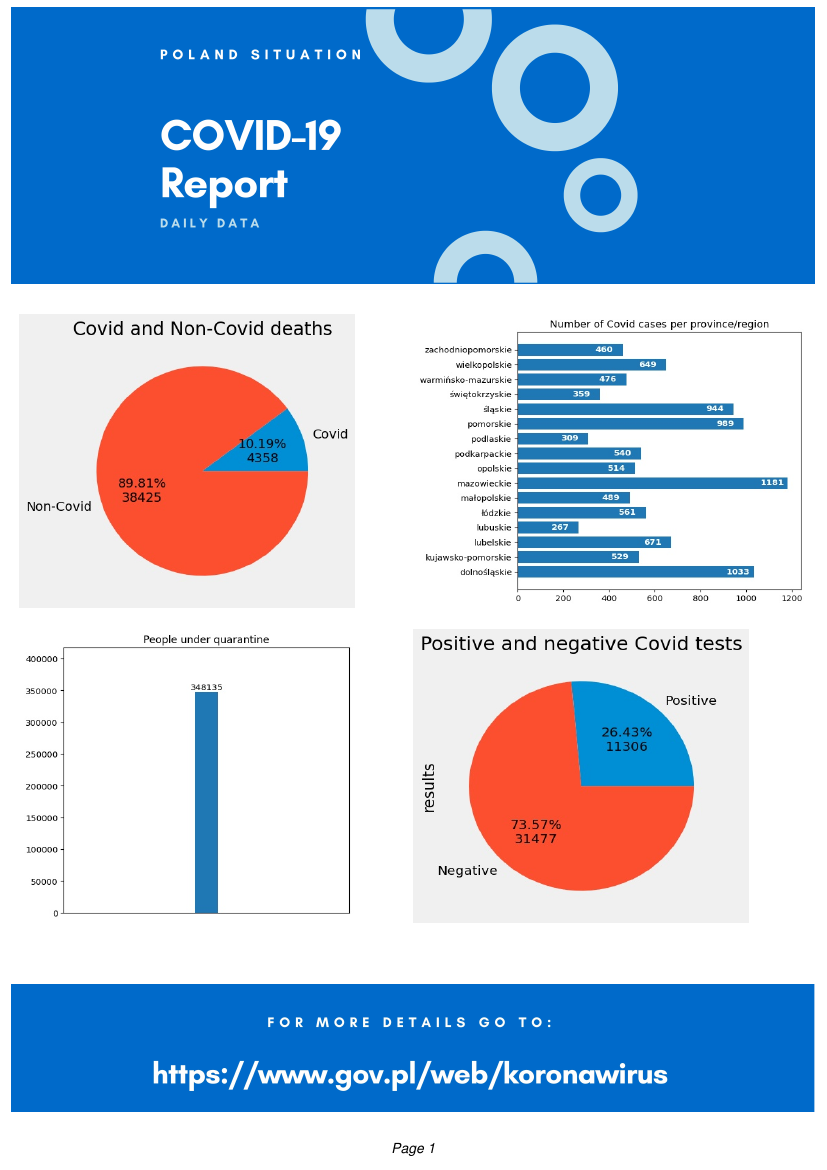

The script that saved this image:
﻿from fpdf import FPDF
import pandas as pd
import seaborn as sns
import matplotlib.pyplot as plt
import easygui

# path to folder and data
pth = easygui.enterbox(r"Please provide folder path with graphics")

source_file = easygui.enterbox(r"Please provide full path to source file")

# reading and filtering data
df = pd.read_csv(source_file)
data_for_viz = df[(df['stan_rekordu_na']=='2020-11-23') &(df['wojewodztwo']!='Cały kraj')]

# creating figure
plt.figure(figsize=(6, 6))
plt.tick_params(axis='x')
plt.title('Number of Covid cases per province/region')
plt.barh(y=data_for_viz['wojewodztwo'],width=data_for_viz['liczba_przypadkow'])
for i, v in enumerate(data_for_viz['liczba_przypadkow']):
    plt.text(v-120, i, str(v), color='white',fontweight='bold', fontsize=10, ha='left', va='center')
plt.savefig(f'{pth}\przypadki.jpg',bbox_inches='tight')

# filtering data and creating figure
data_value = data_for_viz['liczba_osob_objetych_kwarantanna'].sum()
plt.figure(figsize=(6, 6))
plt.ylim(0,data_value*1.2)
plt.title('People under quarantine')
plotting = plt.bar(x=[15],height=[data_value],width=0.8)
plt.xlim(10, 20)
plt.xticks([], [])
plt.bar_label(plotting,label_type='edge')
plt.savefig(f'{pth}\kwarantanna.jpg',bbox_inches='tight')

# getting stats on positive and negative tests
positive = data_for_viz['liczba_testow_z_wynikiem_pozytywnym'].sum()
negative = data_for_viz['liczba_testow_z_wynikiem_negatywnym'].sum()

# creating a pie chart
df_for_pie = pd.DataFrame({'results': [positive, negative]},index=['Positive', 'Negative'])
total = positive + negative
plt.style.use('fivethirtyeight')
plot = df_for_pie.plot.pie(y='results', figsize=(5, 5),autopct=lambda p: '{:.2f}%\n{:.0f}'.format(p,p * total / 100),
title = 'Positive and negative Covid tests')
plot.get_legend().remove()
plt.savefig(f'{pth}\_testy.jpg',bbox_inches='tight')

# getting stats on non-covid cases
pos_covid = data_for_viz['zgony_w_wyniku_covid_bez_chorob_wspolistniejacych'].sum()
neg_covid = data_for_viz['zgony_w_wyniku_covid_i_chorob_wspolistniejacych'].sum()

# creating figure
df_for_pie = pd.DataFrame({'results': [pos_covid, neg_covid]},index=['Covid', 'Non-Covid'])
total = positive + negative
plt.style.use('fivethirtyeight')
plot = df_for_pie.plot.pie(y='results', figsize=(5, 5),autopct=lambda p: '{:.2f}%\n{:.0f}'.format(p,p * total / 100),
title = 'Covid and Non-Covid deaths')
plot.get_legend().remove()
plot.set(ylabel="")
plt.savefig(f'{pth}\covidowe_zgony.jpg',bbox_inches='tight')

# getting data for last 20 days
line_data = df[df['wojewodztwo']=='Cały kraj'].tail(20)

# creating graph
plt.figure(figsize=(20, 6))
plotting = sns.lineplot(data=line_data,x='stan_rekordu_na',y='zgony')
plotting.set_title("Deaths within last 20 days")
plotting.set_xlabel('')
plotting.set_ylabel('Number of cases')
plt.xticks(rotation=45)
plt.savefig(f'{pth}\zgony_20_dni.jpg',bbox_inches='tight')

# creating graph
plt.figure(figsize=(20, 6))
plotting = sns.lineplot(data=line_data,x='stan_rekordu_na',y='liczba_przypadkow')
plotting.set_title("Number of people which contracted Covid within last 20 days")
plotting.set_xlabel('')
plotting.set_ylabel('Number of cases')
plt.xticks(rotation=45)
plt.savefig(f'{pth}\przypadki_20_dni.jpg',bbox_inches='tight')



# official size of A4 format paper (in milimeters)
WIDTH = 210
HEIGHT = 297

class PDF(FPDF):
    def footer(self):
        self.set_y(-10)
        self.set_font('helvetica','I',10)
        self.cell(0,10,f'Page {self.page_no()}',align='C')

# instantiating pdf class
pdf = PDF()

# adding page
pdf.add_page()
# setting font
pdf.set_font('Arial','B',16)
pdf.image(f'{pth}\heading.jpg',3,2,WIDTH-6)

# adding first image, 5mm from left,30 mm from top, width is half page width - 5mm
pdf.image(f'{pth}\covidowe_zgony.jpg',5,80,WIDTH/2-20,HEIGHT/4)

# adding second image, half page from left,30 mm from top, width is half page width - 5mm
pdf.image(f'{pth}\przypadki.jpg',WIDTH/2,80,WIDTH/2-5,HEIGHT/4)

# adding third image, 5mm from left,130 mm from top, width is half page width - 5mm
pdf.image(f'{pth}\kwarantanna.jpg',5,160,WIDTH/2-20,HEIGHT/4)

# adding fourth image, half page from left,130 mm from top, width is half page width - 5mm
pdf.image(f'{pth}\_testy.jpg',WIDTH/2,160,WIDTH/2-20,HEIGHT/4)


# footer
pdf.image(f'{pth}\end_footer.jpg',3,250,WIDTH-6)

# adding new page
pdf.add_page()
pdf.image(f'{pth}\heading.jpg',3,2,WIDTH-6)

# adding first image
pdf.image(f'{pth}\zgony_20_dni.jpg',1.5,80,WIDTH-3,HEIGHT/4)

# adding second image
pdf.image(f'{pth}\przypadki_20_dni.jpg',1.5,160,WIDTH-3,HEIGHT/4)

# footer
pdf.image(f'{pth}\end_footer.jpg',3,250,WIDTH-6)

# saving pdf report to file 
pdf.output(f'{pth}\\covid_report.pdf','F')